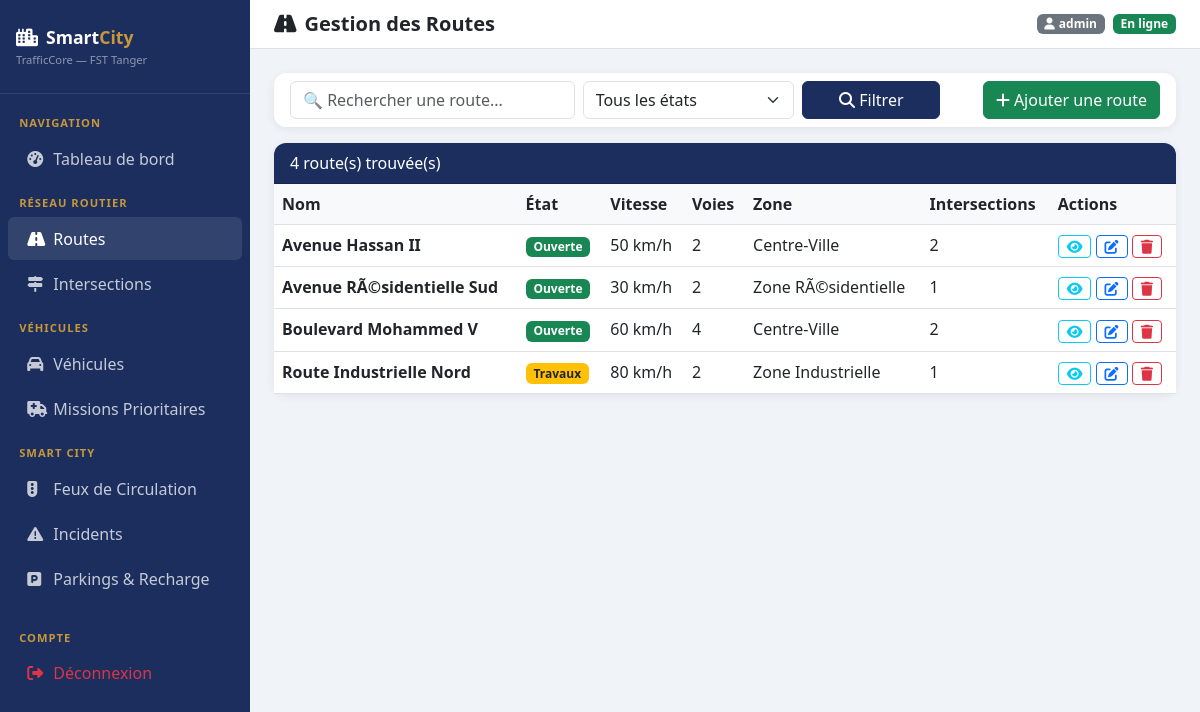
Page /traffic/routes/ (signed in) on the committed database.
### traffic/models.py (models this page shows, shortened)
class Route(models.Model):
    SENS_CHOICES = [('1', 'Sens unique'), ('2', 'Double sens')]
    ETAT_CHOICES = [('ouvert', 'Ouverte'), ('ferme', 'Fermée'), ('travaux', 'En travaux')]
    nom = models.CharField(max_length=200)
    longueur_km = models.FloatField(default=1.0)
    nb_voies = models.IntegerField(default=2)
    vitesse_limite = models.IntegerField(default=50)
    sens = models.CharField(max_length=1, choices=SENS_CHOICES, default='2')
    etat = models.CharField(max_length=20, choices=ETAT_CHOICES, default='ouvert')
    zone = models.ForeignKey(ZoneUrbaine, on_delete=models.SET_NULL, null=True, blank=True)
    intersections = models.ManyToManyField(Intersection, blank=True, related_name='routes')
    date_creation = models.DateTimeField(auto_now_add=True)
    class Meta: ordering = ['nom']

class ZoneUrbaine(models.Model):
    nom = models.CharField(max_length=100)
    description = models.TextField(blank=True)
    def __str__(self): return self.nom
    class Meta: verbose_name = "Zone Urbaine"

### traffic/views.py (the view)
# urls.py: path('routes/', views.route_list, name='route_list'),
@login_required
def route_list(request):
    q = request.GET.get('q', '')
    etat = request.GET.get('etat', '')
    routes = Route.objects.select_related('zone').prefetch_related('intersections')
    if q: routes = routes.filter(nom__icontains=q)
    if etat: routes = routes.filter(etat=etat)
    return render(request, 'traffic/route_list.html', {
        'routes': routes, 'q': q, 'etat': etat,
        'etat_choices': Route.ETAT_CHOICES
    })

### templates/traffic/route_list.html (shortened to what this page needs)
{% extends 'base.html' %}
{% block page_title %}<i class="fas fa-road me-2"></i>Gestion des Routes{% endblock %}
{% block content %}
<div class="card mb-3">
    <div class="card-body py-2">
        <form method="get" class="row g-2 align-items-center">
            <div class="col-md-4">
                <input type="text" name="q" value="{{ q }}" class="form-control" placeholder="🔍 Rechercher une route...">
            </div>
            <div class="col-md-3">
                <select name="etat" class="form-select">
                    <option value="">Tous les états</option>
                </select>
            </div>
            <div class="col-md-2">
                <button type="submit" class="btn btn-primary w-100"><i class="fas fa-search"></i> Filtrer</button>
            </div>
            <div class="col-md-3 text-end">
                <a href="{% url 'route_create' %}" class="btn btn-success">
                    <i class="fas fa-plus me-1"></i>Ajouter une route
                </a>
            </div>
        </form>
    </div>
</div>
<div class="card">
    <div class="card-header d-flex justify-content-between align-items-center">
        <span>{{ routes|length }} route(s) trouvée(s)</span>
    </div>
    <div class="card-body p-0">
        <table class="table table-hover mb-0">
            <thead>
                <tr><th>Nom</th><th>État</th><th>Vitesse</th><th>Voies</th><th>Zone</th><th>Intersections</th><th>Actions</th></tr>
            </thead>
            <tbody>
            {% for route in routes %}
            <tr>
                <td><strong>{{ route.nom }}</strong></td>
                <td>
                    {% if route.etat == 'ouvert' %}<span class="badge bg-success">Ouverte</span>
                    {% elif route.etat == 'ferme' %}<span class="badge bg-danger">Fermée</span>
                    {% else %}<span class="badge bg-warning text-dark">Travaux</span>{% endif %}
                </td>
                <td>{{ route.vitesse_limite }} km/h</td>
                <td>{{ route.nb_voies }}</td>
                <td>{{ route.zone|default:"—" }}</td>
                <td>{{ route.intersections.count }}</td>
                <td>
                    <a href="{% url 'route_detail' route.pk %}" class="btn btn-sm btn-outline-info py-0 px-2" title="Voir"><i class="fas fa-eye"></i></a>
                    <a href="{% url 'route_update' route.pk %}" class="btn btn-sm btn-outline-primary py-0 px-2" title="Modifier"><i class="fas fa-edit"></i></a>
                    <a href="{% url 'route_delete' route.pk %}" class="btn btn-sm btn-outline-danger py-0 px-2" title="Supprimer"><i class="fas fa-trash"></i></a>
                </td>
            </tr>
            {% empty %}
            <tr><td colspan="7" class="text-center text-muted py-4">Aucune route trouvée.</td></tr>
            {% endfor %}
            </tbody>
        </table>
    </div>
</div>
{% endblock %}

### templates/base.html (shortened to what this page needs)
<!DOCTYPE html>
<html lang="fr">
<head>
    <link href="https://cdn.jsdelivr.net/npm/bootstrap@5.3.0/dist/css/bootstrap.min.css" rel="stylesheet">
    <link href="https://cdnjs.cloudflare.com/ajax/libs/font-awesome/6.4.0/css/all.min.css" rel="stylesheet">
</head>
<body>
<div class="sidebar">
    <div class="brand">
        <i class="fas fa-city me-2"></i>Smart<span>City</span>
        <div style="font-size:.7rem;color:rgba(255,255,255,.5);font-weight:400;margin-top:2px">TrafficCore — FST Tanger</div>
    </div>
    <nav class="mt-2">
        <div class="nav-section">Navigation</div>
        <a href="{% url 'dashboard' %}" class="nav-link {% if request.resolver_match.url_name == 'dashboard' %}active{% endif %}">
            <i class="fas fa-tachometer-alt"></i> Tableau de bord
        </a>
        <div class="nav-section">Réseau Routier</div>
        <a href="{% url 'route_list' %}" class="nav-link {% if 'route' in request.resolver_match.url_name %}active{% endif %}">
            <i class="fas fa-road"></i> Routes
        </a>
        <a href="{% url 'intersection_list' %}" class="nav-link {% if 'intersection' in request.resolver_match.url_name %}active{% endif %}">
            <i class="fas fa-map-signs"></i> Intersections
        </a>
        <div class="nav-section">Véhicules</div>
        <a href="{% url 'vehicule_list' %}" class="nav-link {% if 'vehicule' in request.resolver_match.url_name %}active{% endif %}">
            <i class="fas fa-car"></i> Véhicules
        </a>
        <a href="{% url 'mission_list' %}" class="nav-link {% if 'mission' in request.resolver_match.url_name %}active{% endif %}">
            <i class="fas fa-ambulance"></i> Missions Prioritaires
        </a>
        <div class="nav-section">Smart City</div>
        <a href="{% url 'feu_list' %}" class="nav-link {% if 'feu' in request.resolver_match.url_name %}active{% endif %}">
            <i class="fas fa-traffic-light"></i> Feux de Circulation
        </a>
        <a href="{% url 'incident_list' %}" class="nav-link {% if 'incident' in request.resolver_match.url_name %}active{% endif %}">
            <i class="fas fa-exclamation-triangle"></i> Incidents
        </a>
        <a href="{% url 'parking_list' %}" class="nav-link {% if 'parking' in request.resolver_match.url_name %}active{% endif %}">
            <i class="fas fa-parking"></i> Parkings & Recharge
        </a>
        <div class="nav-section mt-3">Compte</div>
        <a href="{% url 'logout' %}" class="nav-link text-danger">
            <i class="fas fa-sign-out-alt"></i> Déconnexion
        </a>
    </nav>
</div>
<div class="main-content">
    <div class="topbar">
        <h5 class="mb-0 fw-bold text-navy">{% block page_title %}Dashboard{% endblock %}</h5>
        <div class="d-flex align-items-center gap-2">
            <span class="badge bg-secondary"><i class="fas fa-user me-1"></i>{{ request.user.username }}</span>
            <span class="badge bg-success">En ligne</span>
        </div>
    </div>
    {% block content %}{% endblock %}
</div>
</body>
</html>

### templates/base.html (style rules this page uses)
:root { --navy: #1B2E5E; --sky: #4A90C4; --gold: #C8973A; --sidebar-w: 250px; }
body { background: #f0f3f8; font-family: 'Segoe UI', sans-serif; }
.sidebar { width: var(--sidebar-w); min-height: 100vh; background: var(--navy); position: fixed; top: 0; left: 0; z-index: 100; overflow-y: auto; }
.sidebar .brand { padding: 1.5rem 1rem; border-bottom: 1px solid rgba(255,255,255,.1); color: white; font-weight: 700; font-size: 1.1rem; }
.sidebar .brand span { color: var(--gold); }
.sidebar .nav-link { color: rgba(255,255,255,.75); padding: .6rem 1.2rem; border-radius: 6px; margin: 2px 8px; transition: all .2s; }
.sidebar .nav-link:hover, .sidebar .nav-link.active { background: rgba(255,255,255,.1); color: white; }
.sidebar .nav-link i { width: 22px; }
.sidebar .nav-section { color: var(--gold); font-size: .7rem; font-weight: 700; text-transform: uppercase; padding: .8rem 1.2rem .2rem; letter-spacing: 1px; }
.main-content { margin-left: var(--sidebar-w); padding: 1.5rem; }
.topbar { background: white; padding: .75rem 1.5rem; margin: -1.5rem -1.5rem 1.5rem; border-bottom: 1px solid #dee2e6; display: flex; align-items: center; justify-content: space-between; }
.card { border: none; border-radius: 12px; box-shadow: 0 2px 10px rgba(0,0,0,.07); }
.card-header { background: var(--navy); color: white; border-radius: 12px 12px 0 0 !important; }
.btn-primary { background: var(--navy); border-color: var(--navy); }
.table th { background: #f8f9fa; font-weight: 600; }

### rows in the picture
Route: nom "Avenue Hassan II", etat "Ouverte", vitesse_limite "50", nb_voies "2", zone "Centre-Ville", intersections.count "2"
Route: nom "Avenue RÃ©sidentielle Sud", etat "Ouverte", vitesse_limite "30", nb_voies "2", zone "Zone RÃ©sidentielle", intersections.count "1"
Route: nom "Boulevard Mohammed V", etat "Ouverte", vitesse_limite "60", nb_voies "4", zone "Centre-Ville", intersections.count "2"
Route: nom "Route Industrielle Nord", etat "Travaux", vitesse_limite "80", nb_voies "2", zone "Zone Industrielle", intersections.count "1"

### other values in the picture
{{ request.user.username }} "admin"
{{ routes|length }} "4"
